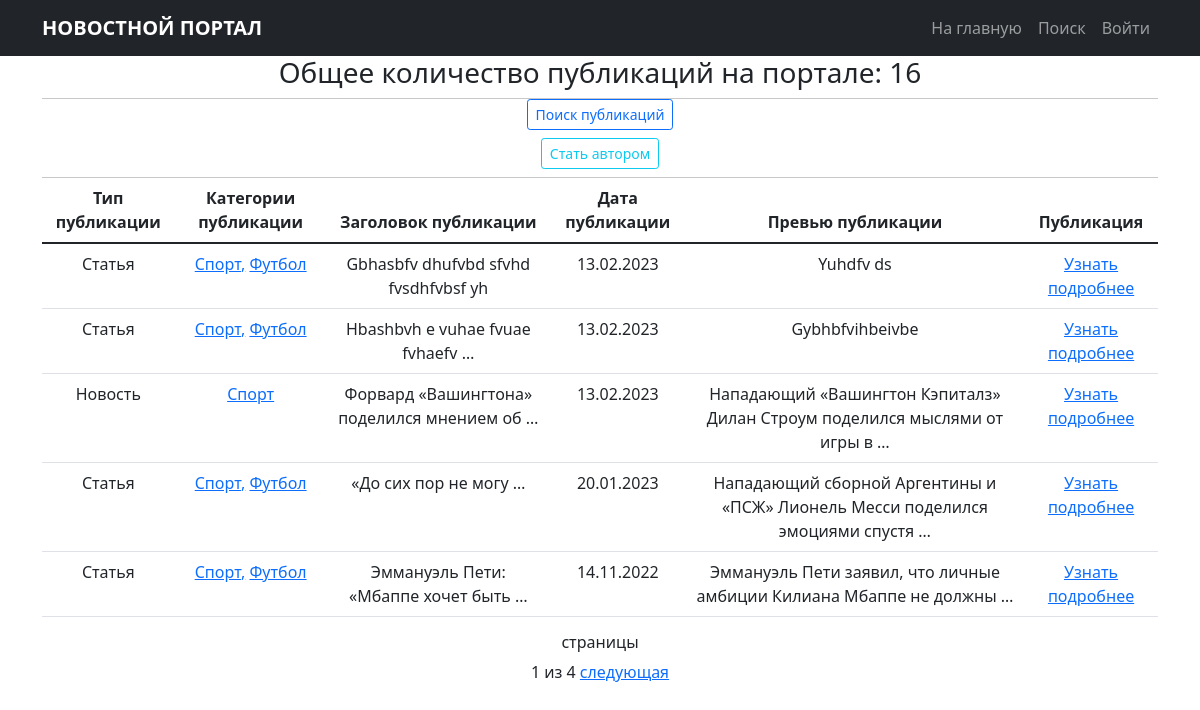
Page /news/ on the committed database.
### news/models.py (models this page shows, shortened)
class Post(models.Model):
    posts = 'PT'
    news = 'NS'
    TYPES = [
        (posts, 'Статья'),
        (news, 'Новость')
    ]
    postsOrNews = models.CharField(max_length=2,
                                   choices=TYPES,
                                   default=posts)
    timeIn = models.DateTimeField(auto_now_add=True)
    header = models.CharField(max_length=128)
    text = models.TextField()
    rating = models.IntegerField(default=0)
    postAuthor = models.ForeignKey(Author,
                                   on_delete=models.CASCADE)
    postCategories = models.ManyToManyField(Category,
                                            through='PostCategory')

class Category(models.Model):
    categories = models.CharField(max_length=255,
                                  unique=True)
    subscribers = models.ManyToManyField(User,
                                         related_name='sub_categories',
                                         through='SubscribeCategories')

### news/views.py (the view)
# urls.py: path('', PostList.as_view(), name='news_list'),
class PostList(ListView):
    model = Post
    ordering = '-timeIn'
    template_name = 'news.html'
    context_object_name = 'news'
    paginate_by = 5
    def get_context_data(self, **kwargs):
        context = super().get_context_data(**kwargs)
        context['is_author'] = self.request.user.groups.filter(name='authors').exists()
        return context

### news/templatetags/custom_filter.py (called while the page is built, shortened)
@register.filter()
def censor(value: str, symbol='*'):
    bad_words = [
        'матч',
        'Челси',
        'осень',
        'игроки',
        'атаки',
        'реализация',
        'диск',
        'выдерживать',
        'корпус',
        'производитель',
        'один',
        'клуб',
        'уникальный',
        'клавиатура',
        'сбор',
        'защитник',
    ]
    if not isinstance(value, str):
        raise TypeError('Переменная должна быть строкового типа!')
    badwords_in_text = set(value.lower().split()) & set(bad_words)
    return value

### news/templatetags/custom_tags.py (called while the page is built)
@register.simple_tag(takes_context=True)
def url_replace(context, **kwargs):
    d = context['request'].GET.copy()
    for k, v in kwargs.items():
        d[k] = v
    return d.urlencode()

### templates/news.html (shortened to what this page needs)
{% extends 'flatpages/default.html' %}
{% load custom_filter %}
{% load custom_tags %}
{% block content %}
    <h3>
        <td>Общее количество публикаций на портале: </td>
         {{ paginator.count }}
    </h3>
    <div class="line"></div>
    <h5>
        <a href="{% url 'news_search' %}" class="btn btn-outline-primary btn-sm">Поиск публикаций</a>
    </h5>
    {% if not is_author %}
    <h5>
        <a href="{% url 'become_author' %}" class="btn btn-outline-info btn-sm">Стать автором</a>
    </h5>
    {% endif %}
    <div class="line"></div>
    {% if news %}
        <table class="table">
            <thead>
                <tr>
                    <th scope="col">Тип публикации</th>
                    <th scope="col">Категории публикации</th>
                    <th scope="col">Заголовок публикации</th>
                    <th scope="col">Дата публикации</th>
                    <th scope="col">Превью публикации</th>
                    <th scope="col">Публикация</th>
                </tr>
            </thead>
            <tbody>
            {% for post in news %}
                <tr>
                    <td>{{ post.get_postsOrNews_display }}</td>
                    <td>
                        {% for category in post.postCategories.all %}
                            {% if not forloop.last %}
                                <a href="{% url 'category_list' category.id %}">{{ category.categories }},</a>
                            {% else %}
                                <a href="{% url 'category_list' category.id %}">{{ category.categories }}</a>
                            {% endif %}
                        {% endfor %}
                    </td>
                    <td>{{ post.header|truncatewords:5|censor }}</td>
                    <td>{{ post.timeIn|date:'d.m.Y'}}</td>
                    <td>{{ post.text|truncatewords:10|censor }}</td>
                    <td><a href="{{ post.id }}">Узнать подробнее</a></td>
                </tr>
            {% endfor %}
            </tbody>
        </table>
    {% else %}
        <h2>Публикации отсутствуют</h2>
    {% endif %}
    <h6>страницы</h6>
    {{ page_obj.number }} из {{ page_obj.paginator.num_pages }}
    {% if page_obj.has_next %}
        <a href="?{% url_replace page=page_obj.next_page_number %}">следующая</a>
    {% endif %}
{% endblock content %}

### templates/flatpages/default.html (style rules this page uses)
.line { border-bottom: 1px solid #c8c8c8 }

### rows in the picture
Post: postsOrNews "Статья", header|censor "Gbhasbfv dhufvbd sfvhd fvsdhfvbsf yh", timeIn "13.02.2023", text|censor "Yuhdfv ds"
Category: categories "Спорт"
Category: categories "Футбол"
Post: postsOrNews "Статья", header|censor "Hbashbvh e vuhae fvuae fvhaefv …", timeIn "13.02.2023", text|censor "Gybhbfvihbeivbe"
Post: postsOrNews "Новость", header|censor "Форвард «Вашингтона» поделился мнением об …", timeIn "13.02.2023", text|censor "Нападающий «Вашингтон Кэпиталз» Дилан Строум поделился мыслями от игры в …"
Post: postsOrNews "Статья", header|censor "«До сих пор не могу …", timeIn "20.01.2023", text|censor "Нападающий сборной Аргентины и «ПСЖ» Лионель Месси поделился эмоциями спустя …"
Post: postsOrNews "Статья", header|censor "Эммануэль Пети: «Мбаппе хочет быть …", timeIn "14.11.2022", text|censor "Эммануэль Пети заявил, что личные амбиции Килиана Мбаппе не должны …"

### other values in the picture
{{ paginator.count }} "16"
{{ page_obj.number }} "1"
{{ page_obj.paginator.num_pages }} "4"
